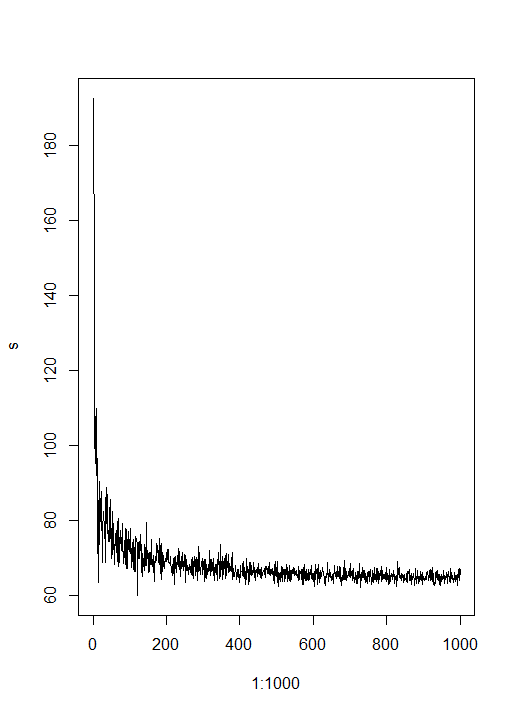

Recreate this plot in R.
s <- vector(mode = "numeric" , length = 1000)
for(i in 1:1000)
{
  normal <- rnorm(i,mean = 50 , sd = 35)
  s[i] <- mean(normal) + 100/log(i)
}
plot(1:1000 , s , type = "l")
